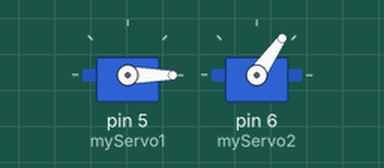
A sketch run on a simulated Arduino Uno, built with avr-gcc and run on an emulated ATmega328P. On the bench: 2 × servo.

Above: at 1.2 s.
At 15.1 s:
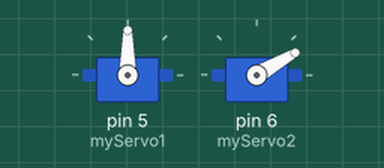
At 24.9 s:
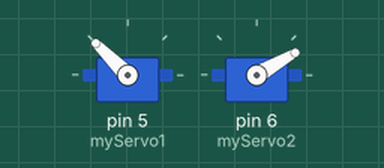
At 35.6 s:
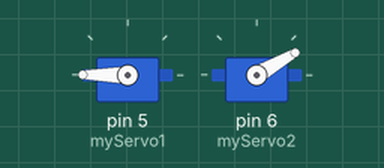
Timing chart, 0 to 40.0 s (numbered marks = the images above):
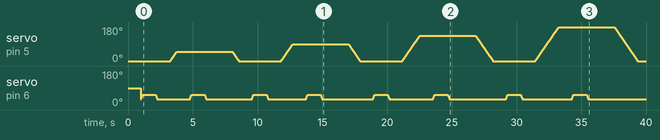

The sketch:

ServoFULLcode.ino
```cpp
#include <Servo.h>

Servo myServo1;
Servo myServo2;

void setup() {
  myServo1.attach(5);    // Attach the servo1 to pin 9     //turnaround motor
  myServo2.attach(6);   // Attach the servo2 to pin 10    // catcher
  myServo1.write(0);    // Start at a neutral position (stop)
  delay(1000);

}

void loop() {

/*
   for ( int i = 0; i<=180; i++){
    myServo.write(i);
    delay(15);
  }
  //myServo.write(45);
  delay(1000);
  for (int j = 180; j >=0; j--){
    myServo.write(j);
    delay(15);
  }
  delay(1000);
  */


//Red colour
  catcher ();

  for ( int i = 0; i<=50; i++){
    myServo1.write(i);
    delay(10);
  }
  delay(1000);
  catcher ();
  delay(1000);

  for (int j =50; j >=0; j--){
    myServo1.write(j);
    delay(10);
  }
  delay(1000);

//Blue colour
  catcher ();

  for (int i = 0; i<=90; i++){
    myServo1.write(i);
    delay(10);
  }
  delay(1000);
  catcher ();
  delay(1000);

  for (int j =90; j >=0; j--){
    myServo1.write(j);
    delay(10);
  }
  delay(1000);

//Green colour
  catcher ();

  for (int i = 0; i<=135; i++){
    myServo1.write(i);
    delay(10);
  }
  delay(1000);
  catcher ();
  delay(1000);

  for (int j =135; j >=0; j--){
    myServo1.write(j);
    delay(10);
  }
  delay(1000);

//Defective Product
  catcher ();

  for (int i = 0; i<=180; i++){
    myServo1.write(i);
    delay(10);
  }
  delay(1000);
  catcher ();
  delay(1000);

  for (int j =180; j >=0; j--){
    myServo1.write(j);
    delay(10);
  }
  delay(1000);
}


//catcher code
void catcher (){

  //open catcher
  for ( int i = 30; i<=55; i++){
    myServo2.write(i);
    delay(5);
  }
  //myServo.write(45);
  delay(1000);
  for (int j =55; j >=30; j--){
    myServo2.write(j);
    delay(5);

  }
  delay(1000);

}
```
